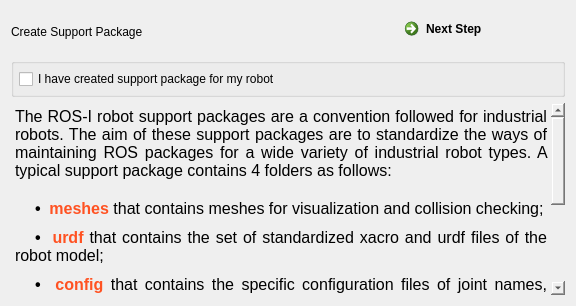
        <widget class="QWidget" name="page_5">
         <layout class="QGridLayout" name="gridLayout_13">
          <item row="0" column="0">
           <layout class="QVBoxLayout" name="verticalLayout_17">
            <item>
             <layout class="QHBoxLayout" name="horizontalLayout_15">
              <item>
               <widget class="QLabel" name="label_title_5">
                <property name="minimumSize">
                 <size>
                  <width>380</width>
                  <height>30</height>
                 </size>
                </property>
                <property name="styleSheet">
                 <string notr="true"/>
                </property>
                <property name="text">
                 <string>Create Support Package</string>
                </property>
               </widget>
              </item>
              <item>
               <widget class="QCommandLinkButton" name="commandLinkButton_5">
                <property name="minimumSize">
                 <size>
                  <width>111</width>
                  <height>41</height>
                 </size>
                </property>
                <property name="focusPolicy">
                 <enum>Qt::NoFocus</enum>
                </property>
                <property name="styleSheet">
                 <string notr="true">font: italic 13pt &quot;Ubuntu&quot;;</string>
                </property>
                <property name="text">
                 <string>Next Step</string>
                </property>
               </widget>
              </item>
             </layout>
            </item>
            <item>
             <widget class="QGroupBox" name="groupBox_7">
              <property name="styleSheet">
               <string notr="true">font: 75 14pt &quot;Droid Arabic Naskh&quot;;</string>
              </property>
              <property name="title">
               <string/>
              </property>
              <layout class="QGridLayout" name="gridLayout_11">
               <property name="leftMargin">
                <number>5</number>
               </property>
               <property name="topMargin">
                <number>0</number>
               </property>
               <property name="rightMargin">
                <number>5</number>
               </property>
               <property name="bottomMargin">
                <number>0</number>
               </property>
               <item row="0" column="0">
                <widget class="QCheckBox" name="checkBox_19">
                 <property name="minimumSize">
                  <size>
                   <width>350</width>
                   <height>30</height>
                  </size>
                 </property>
                 <property name="focusPolicy">
                  <enum>Qt::NoFocus</enum>
                 </property>
                 <property name="text">
                  <string>I have created support package for my robot</string>
                 </property>
                </widget>
               </item>
              </layout>
             </widget>
            </item>
            <item>
             <widget class="QTextBrowser" name="textBrowser_6">
              <property name="minimumSize">
               <size>
                <width>452</width>
                <height>192</height>
               </size>
              </property>
              <property name="styleSheet">
               <string notr="true">background-color: transparent;
border: 0px;</string>
              </property>
              <property name="html">
               <string>&lt;!DOCTYPE HTML PUBLIC &quot;-//W3C//DTD HTML 4.0//EN&quot; &quot;http://www.w3.org/TR/REC-html40/strict.dtd&quot;&gt;
&lt;html&gt;&lt;head&gt;&lt;meta name=&quot;qrichtext&quot; content=&quot;1&quot; /&gt;&lt;style type=&quot;text/css&quot;&gt;
p, li { white-space: pre-wrap; }
&lt;/style&gt;&lt;/head&gt;&lt;body style=&quot; font-family:'Ubuntu'; font-size:11pt; font-weight:400; font-style:normal;&quot;&gt;
&lt;p align=&quot;justify&quot; style=&quot; margin-top:0px; margin-bottom:0px; margin-left:0px; margin-right:0px; -qt-block-indent:0; text-indent:0px;&quot;&gt;&lt;span style=&quot; font-size:12pt;&quot;&gt;The ROS-I robot support packages are a convention followed for industrial robots. The aim of these support packages are to standardize the ways of maintaining ROS packages for a wide variety of industrial robot types. A typical support package contains 4 folders as follows: &lt;/span&gt;&lt;/p&gt;
&lt;p align=&quot;justify&quot; style=&quot;-qt-paragraph-type:empty; margin-top:0px; margin-bottom:0px; margin-left:0px; margin-right:0px; -qt-block-indent:0; text-indent:0px; font-size:12pt;&quot;&gt;&lt;br /&gt;&lt;/p&gt;
&lt;p align=&quot;justify&quot; style=&quot; margin-top:0px; margin-bottom:10px; margin-left:0px; margin-right:0px; -qt-block-indent:0; text-indent:20px;&quot;&gt;&lt;span style=&quot; font-size:12pt; font-weight:600;&quot;&gt;•  &lt;/span&gt;&lt;span style=&quot; font-size:12pt; font-weight:600; color:#ff5222;&quot;&gt;meshes&lt;/span&gt;&lt;span style=&quot; font-size:12pt;&quot;&gt; that contains meshes for visualization and collision checking;&lt;/span&gt;&lt;/p&gt;
&lt;p align=&quot;justify&quot; style=&quot; margin-top:0px; margin-bottom:10px; margin-left:0px; margin-right:0px; -qt-block-indent:0; text-indent:20px;&quot;&gt;&lt;span style=&quot; font-size:12pt; font-weight:600;&quot;&gt;•  &lt;/span&gt;&lt;span style=&quot; font-size:12pt; font-weight:600; color:#ff5222;&quot;&gt;urdf &lt;/span&gt;&lt;span style=&quot; font-size:12pt;&quot;&gt;that contains the set of standardized xacro and urdf files of the robot model;&lt;/span&gt;&lt;/p&gt;
&lt;p align=&quot;justify&quot; style=&quot; margin-top:0px; margin-bottom:10px; margin-left:0px; margin-right:0px; -qt-block-indent:0; text-indent:20px;&quot;&gt;&lt;span style=&quot; font-size:12pt; font-weight:600;&quot;&gt;•  &lt;/span&gt;&lt;span style=&quot; font-size:12pt; font-weight:600; color:#ff5222;&quot;&gt;config&lt;/span&gt;&lt;span style=&quot; font-size:12pt;&quot;&gt; that contains the specific configuration files of joint names, RViz and robot model;&lt;/span&gt;&lt;/p&gt;
&lt;p align=&quot;justify&quot; style=&quot; margin-top:0px; margin-bottom:10px; margin-left:0px; margin-right:0px; -qt-block-indent:0; text-indent:20px;&quot;&gt;&lt;span style=&quot; font-size:12pt; font-weight:600;&quot;&gt;•  &lt;/span&gt;&lt;span style=&quot; font-size:12pt; font-weight:600; color:#ff5222;&quot;&gt;launch&lt;/span&gt;&lt;span style=&quot; font-size:12pt;&quot;&gt; that contains the launch file definitions of this robot.&lt;/span&gt;&lt;/p&gt;
&lt;p align=&quot;justify&quot; style=&quot; margin-top:0px; margin-bottom:10px; margin-left:0px; margin-right:0px; -qt-block-indent:0; text-indent:0px;&quot;&gt;&lt;span style=&quot; font-size:12pt;&quot;&gt;Before you create the support package for a specific ABB robot, please check out if the environment is prepared ( with the help of &lt;/span&gt;&lt;span style=&quot; font-size:12pt; font-weight:600;&quot;&gt;Checklist&lt;/span&gt;&lt;span style=&quot; font-size:12pt;&quot;&gt; below).&lt;/span&gt;&lt;/p&gt;
&lt;p align=&quot;justify&quot; style=&quot; margin-top:0px; margin-bottom:10px; margin-left:0px; margin-right:0px; -qt-block-indent:0; text-indent:0px;&quot;&gt;&lt;span style=&quot; font-size:12pt;&quot;&gt;After selecting an ABB industrial robot type, then you are able to click the &amp;quot;Create Support Package&amp;quot; Button in the lower right corner of this Window.&lt;/span&gt;&lt;/p&gt;&lt;/body&gt;&lt;/html&gt;</string>
              </property>
             </widget>
            </item>
           </layout>
          </item>
         </layout>
        </widget>
